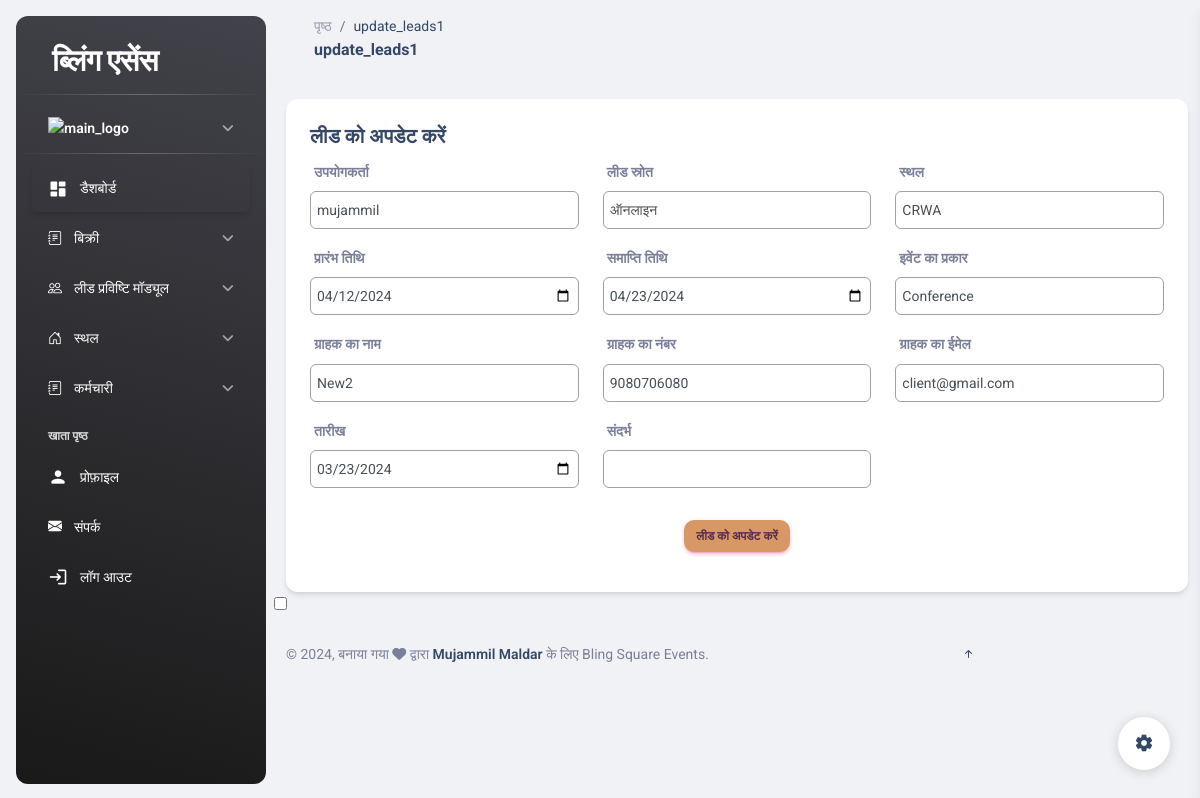
The app's page /update_leads/1/ with its own data.
### dashboard/models.py (models this page shows, shortened)
class Lead(models.Model):
    SOURCE_CHOICES = (
        ('online', _('Online')),
        ('offline', _('Offline')),
    )
    event = models.ForeignKey(
        Event,
        on_delete=models.CASCADE,
        related_name='lead',  # Assuming you have a related_name specified
        verbose_name=_('Event'),  # Adjust verbose_name as needed
        null=True,  # Allow the event to be optional
        blank=True,
    )
    user = models.ForeignKey(
        CustomUser,
        on_delete=models.CASCADE,
        verbose_name=_('User who created the lead')
    )
    client = models.ForeignKey(
        Client,
        on_delete=models.CASCADE,
        related_name='leads',
        verbose_name=_('Client')
    )
    sales = models.ForeignKey(Sales, on_delete=models.CASCADE, related_name='events', null=True, blank=True)
    source = models.CharField(
        max_length=10,
        choices=SOURCE_CHOICES,
        verbose_name=_('Source')
    )
    reject = models.BooleanField(
        default=False,
        verbose_name=_('Rejected')
    )
    message = models.TextField(
        blank=True,
        default='remain',# Make the field optional
        verbose_name=_('Message'),
    )
    created_at = models.DateTimeField(
        auto_now_add=True,
        verbose_name=_('Created at')
    )
    convert = models.BooleanField(
        default=False,
        verbose_name=_('Convert')
    )
    referral = models.CharField(
        max_length=30,
        blank=True,
        null=True,
        verbose_name=_('Referral')
    )
    class Meta:
        verbose_name = _('Lead')
        verbose_name_plural = _('Leads')

class CustomUser(AbstractUser):
    GENDER_CHOICES = (
        ('male', 'Male'),
        ('female', 'Female'),
    )
    USER_ROLES = (
        ('employee', 'Employee'),
        ('admin', 'Admin'),
        ('hr', 'HR'),
        ('manager', 'Manager'),
        ('intern', 'Intern'),
    )
    category = models.CharField(max_length=20, choices=USER_ROLES, default='employee')
    photo = models.ImageField(upload_to='photos/')
    gender = models.CharField(max_length=6, choices=GENDER_CHOICES)
    dob = models.DateField(default=datetime.date.today)
    joiningdate = models.DateField(default=datetime.date.today)
    address = models.TextField()
    designation = models.CharField(max_length=100)
    mobileno = models.CharField(max_length=11, unique=True)
    active = models.BooleanField(default=True)  # Track active status
    last_activity = models.DateTimeField(auto_now=True)  # Track last activity timestamp

class Venue(models.Model):
    name = models.CharField(max_length=100)
    address = models.TextField(max_length=200)
    capacity = models.PositiveIntegerField()
    def __str__(self):
        return self.name

class Event(models.Model):
    STATUS_CHOICES = (
        ('scheduled', 'Scheduled'),
        ('ongoing', 'Ongoing'),
        ('completed', 'Completed'),
        ('cancelled', 'Cancelled'),
    )
    PAYMENT_CHOICES = (
        ('cash', 'Cash'),
        ('cheque', 'Cheque'),
        ('online', 'Online'),
        ('not_yet_decided', 'Not Yet Decided'),
    )
    TYPE_OF_EVENT_CHOICES = (
        ('conference', 'Conference'),
        ('seminar', 'Seminar'),
        ('workshop', 'Workshop'),
        ('meeting', 'Meeting'),
        ('party', 'Party'),
        ('marriage', 'Marriage'),
        ('haldi', 'Haldi'),
        ('mehendi', 'Mehendi'),
        ('baby_shower', 'Baby Shower'),
        ('other', 'Other'),
    )
    client = models.ForeignKey(Client, on_delete=models.CASCADE)
    venue = models.ForeignKey(Venue, on_delete=models.CASCADE)  # Link Event to Venue
    start_date = models.DateField(default=timezone.now)
    end_date = models.DateField(default=timezone.now)
    type_of_event = models.CharField(max_length=50, choices=TYPE_OF_EVENT_CHOICES)
    status = models.CharField(max_length=20, choices=STATUS_CHOICES, default='scheduled')
    mode_of_payment = models.CharField(max_length=20, choices=PAYMENT_CHOICES, default='not_yet')
    def __str__(self):
        return f"{self.get_type_of_event_display()} at {self.venue} for {self.client}"

class Client(models.Model):
    name = models.CharField(max_length=100)
    number = models.BigIntegerField(unique = True)
    email = models.EmailField(unique=True)
    bookings_count = models.PositiveIntegerField(default=0)  # Track number of bookings
    leadperson = models.BooleanField(default=False)
    def __str__(self):
        return self.name

class Sales(models.Model):
    PAYMENT_STATUS = (
        ('received', 'Received'),
        ('not_received', 'Not Received'),
        ('partial_payment', 'Partial Payment'),
        )
    client = models.ForeignKey(Client, on_delete=models.CASCADE)
    amount = models.DecimalField(max_digits=10, decimal_places=2,default=0)
    discount = models.DecimalField(max_digits = 10,decimal_places=2,default=0)
    date = models.DateField(default=timezone.now)
    payment_status = models.CharField(max_length=20, choices=PAYMENT_STATUS, default='not_yet')
    payment = models.CharField(max_length=20 , default=0)
    event = models.ForeignKey(Event, on_delete=models.CASCADE, related_name='sales')
    def __str__(self):
        return f"Sale of {self.amount} for {self.client} at {self.event}"

### dashboard/leads/leads_views.py (the view)
# urls.py: path('update_leads/<lead_id>/',views.UpdateLead,name='update_lead'),
def UpdateLead(request, lead_id):
    lead = get_object_or_404(Lead, pk=lead_id)
    if request.method == 'POST':
        source = request.POST.get('source')
        client_name = request.POST.get('client_name')
        client_number = request.POST.get('client_number')
        client_email = request.POST.get('client_email')
        referral = request.POST.get('referral')
        message = request.POST.get('message')
        venue_id = request.POST.get('venue')
        start_date = request.POST.get('start_date')
        end_date = request.POST.get('end_date')
        type_of_event = request.POST.get('type_of_event')
        status = request.POST.get('status')
        lead.source = source
        lead.referral = referral
        client = lead.client
        if client_name and client_name != client.name:
            client.name = client_name
        if client_number and client_number != client.number:
            client.number = client_number
        if client_email and client_email != client.email:
            client.email = client_email
        event = lead.event
        if venue_id:
            event.venue = Venue.objects.get(pk=venue_id)
        if start_date:
            event.start_date = start_date
        if end_date:
            event.end_date = end_date
        if type_of_event:
            event.type_of_event = type_of_event
        if status:
            event.status = status
        client.save()
        lead.save()
        event.save()
        messages.success(request, 'Lead updated successfully.')
        return redirect('/lead_list/')  # Redirect to the lead list page after update
    else:
        clients = Client.objects.all()
        source_choices = Lead.SOURCE_CHOICES
        venues = Venue.objects.all()
        status_choices = Event.STATUS_CHOICES
        payment_choices = Event.PAYMENT_CHOICES
        type_of_event_choices = Event.TYPE_OF_EVENT_CHOICES
        user_choices = CustomUser.objects.all().values_list('id', 'username')
        print(lead.sales)
        context = {
            'lead': lead,
            'clients': clients,
            'source_choices': source_choices,
            'venues': venues,
            'status_choices': status_choices,
            'payment_choices': payment_choices,
            'type_of_event_choices': type_of_event_choices,
            'user_choices': user_choices,
        }
        return render(request, 'update_lead.html', context)

### middlewar/theme.py (called while the page is built)
    def __call__(self, request):
        response = self.get_response(request)
        if 'theme' in request.COOKIES:
            theme = request.COOKIES['theme']
            if theme == 'dark':
                response.set_cookie('theme', 'dark')
            else:
                response.set_cookie('theme', 'light')
        else:
            response.set_cookie('theme', 'light')
        return response

### template/update_lead.html (shortened to what this page needs)
{% extends 'base.html' %}
{% load i18n %}
{% block main %}
<main class="main-content position-relative max-height-vh-100 h-100 border-radius-lg">
    <div class="container mt-4">
        <div class="card">
            <div class="card-body">
                <h5 class="card-title">{% trans 'Update Lead' %}</h5>
                <form method="post" enctype="multipart/form-data" class="needs-validation" novalidate>
                    <div class="row">
                        <div class="col-md-4 mb-3">
                            <label for="user" class="form-label fw-bold">{% trans 'User' %}</label>
                            <select name="user" id="user" class="form-control">
                                {% for choice in user_choices %}
                                    <option value="{{ choice.0 }}" {% if choice.0 == lead.user.id %} selected {% endif %}>{{ choice.1 }}</option>
                                {% endfor %}
                            </select>
                        </div>
<div class="col-md-4 mb-3">
    <label for="source" class="form-label fw-bold">{% trans 'Lead Source' %}</label>
    <select name="source" id="source" class="form-control">
        {% for choice in source_choices %}
            <option value="{{ choice.0 }}" {% if choice.0 == lead.source %} selected {% endif %}>{{ choice.1 }}</option>
        {% endfor %}
    </select>
</div>
<div class="col-md-4 mb-3">
    <label for="venue" class="form-label fw-bold">{% trans 'Venue' %}</label>
    <select name="venue_existing" id="venue" class="form-control" onchange="showHideVenueFields()">
        {% for venue in venues %}
            <option value="{{ venue.id }}" {% if venue.id == lead.event.venue.id %} selected {% endif %}>{{ venue.name }}</option>
        {% endfor %}
    </select>
</div>
<div class="col-md-4 mb-3">
    <label for="start_date" class="form-label fw-bold">{% trans 'Start Date' %}</label>
    {% if lead.event %}
        <input type="date" name="start_date" id="start_date" class="form-control" value="{{ lead.event.start_date|date:'Y-m-d' }}">
    {% else %}
        <input type="date" name="start_date" id="start_date" class="form-control">
    {% endif %}
</div>
<div class="col-md-4 mb-3">
    <label for="end_date" class="form-label fw-bold">{% trans 'End Date' %}</label>
    <input type="date" name="end_date" id="end_date" class="form-control" value="{{ lead.event.end_date|date:'Y-m-d' }}">
</div>
<div class="col-md-4 mb-3">
    <label for="type_of_event" class="form-label fw-bold">{% trans 'Type of Event' %}</label>
    <select name="type_of_event" id="type_of_event" class="form-control">
        {% for choice in type_of_event_choices %}
            <option value="{{ choice.0 }}">{{ choice.1 }}</option>
        {% endfor %}
    </select>
</div>
<div class="col-md-4 mb-3">
    <label for="client_name" class="form-label fw-bold">{% trans 'Client Name' %}</label>
    <input type="text" name="client_name" id="client_name" class="form-control" value="{{ lead.client.name }}">
</div>
<div class="col-md-4 mb-3">
    <label for="client_number" class="form-label fw-bold">{% trans 'Client Number' %}</label>
    <input type="text" name="client_number" id="client_number" class="form-control" pattern="[0-9]{10}" title="{% trans 'Enter a 10-digit mobile number' %}" value="{{ lead.client.number }}">
</div>
<div class="col-md-4 mb-3">
    <label for="client_email" class="form-label fw-bold">{% trans 'Client Email' %}</label>
    <input type="email" name="client_email" id="client_email" class="form-control" value="{{ lead.client.email }}">
</div>
<div class="col-md-4 mb-3">
    <label for="date" class="form-label fw-bold">{% trans 'Date' %}</label>
    <input type="date" name="date" id="date" class="form-control" value="{{ lead.sales.date|date:'Y-m-d' }}">
</div>
<div class="col-md-4 mb-3">
    <label for="referral" class="form-label fw-bold">{% trans 'Referral' %}</label>
    <input name="referral" id="referral" class="form-control" value="{{ lead.sales.referral }}">
</div>
</div>
                    <div class="text-center mt-3">
                        <button type="submit" class="btn btn-primary">{% trans 'Update Lead' %}</button>
                    </div>
                </form>
            </div>
        </div>
    </div>
</main>
{% endblock main %}

### template/update_lead.html (style rules this page uses)
.form-label { display: inline-block; width: 100%; text-align: left; margin-right: 20px; }
.form-control { width:100%; }
.btn-primary { background-color: #D79865; color: #582C4F; border-color: #D79865; font-weight: bold; border-radius: 10px; padding: 6px 12px; transition: all 0.3s ease; }
.col-md-4 input, .col-md-4 select { padding: 6px; border: 0.02px solid rgba(0, 0, 0, 0.37); }

### records on screen
Lead: user "mujammil", source "ऑनलाइन", venue_existing "CRWA", start_date "04/12/2024", end_date "04/23/2024", client_name "New2", client_number "9080706080", client_email "client@gmail.com", date "03/23/2024"

### other values on screen
{{ request.path|cut:"/" }} "update_leads1"
form field type_of_event "Conference"
